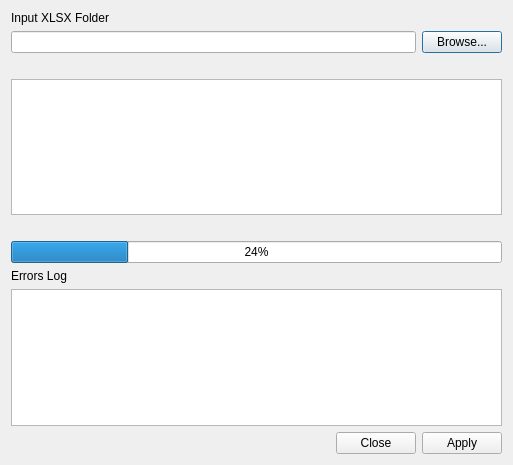
<?xml version="1.0" encoding="UTF-8"?>
<ui version="4.0">
 <class>hcmgis_xls2csv_form</class>
 <widget class="QDialog" name="hcmgis_xls2csv_form">
  <property name="windowModality">
   <enum>Qt::ApplicationModal</enum>
  </property>
  <property name="enabled">
   <bool>true</bool>
  </property>
  <property name="geometry">
   <rect>
    <x>0</x>
    <y>0</y>
    <width>513</width>
    <height>465</height>
   </rect>
  </property>
  <property name="font">
   <font>
    <weight>50</weight>
    <bold>false</bold>
   </font>
  </property>
  <property name="mouseTracking">
   <bool>false</bool>
  </property>
  <property name="windowTitle">
   <string>Batch Convert XLSX to CSV</string>
  </property>
  <layout class="QVBoxLayout" name="verticalLayout">
   <item>
    <widget class="QLabel" name="label_2">
     <property name="text">
      <string>Input XLSX Folder</string>
     </property>
     <property name="alignment">
      <set>Qt::AlignBottom|Qt::AlignLeading|Qt::AlignLeft</set>
     </property>
    </widget>
   </item>
   <item>
    <layout class="QGridLayout" name="gridLayout_3">
     <item row="0" column="1">
      <widget class="QPushButton" name="BtnInputFolder">
       <property name="enabled">
        <bool>true</bool>
       </property>
       <property name="font">
        <font>
         <weight>50</weight>
         <bold>false</bold>
        </font>
       </property>
       <property name="text">
        <string>Browse...</string>
       </property>
      </widget>
     </item>
     <item row="0" column="0">
      <widget class="QLineEdit" name="LinInputFolder">
       <property name="enabled">
        <bool>true</bool>
       </property>
       <property name="mouseTracking">
        <bool>true</bool>
       </property>
       <property name="focusPolicy">
        <enum>Qt::StrongFocus</enum>
       </property>
       <property name="acceptDrops">
        <bool>false</bool>
       </property>
       <property name="text">
        <string/>
       </property>
       <property name="readOnly">
        <bool>false</bool>
       </property>
      </widget>
     </item>
    </layout>
   </item>
   <item>
    <widget class="QLabel" name="LblXLS">
     <property name="font">
      <font>
       <weight>75</weight>
       <bold>true</bold>
      </font>
     </property>
     <property name="text">
      <string/>
     </property>
     <property name="alignment">
      <set>Qt::AlignBottom|Qt::AlignLeading|Qt::AlignLeft</set>
     </property>
    </widget>
   </item>
   <item>
    <widget class="QListWidget" name="lsXLS"/>
   </item>
   <item>
    <widget class="QLabel" name="lblStatus">
     <property name="font">
      <font>
       <weight>75</weight>
       <bold>true</bold>
      </font>
     </property>
     <property name="text">
      <string/>
     </property>
    </widget>
   </item>
   <item>
    <widget class="QProgressBar" name="status">
     <property name="value">
      <number>24</number>
     </property>
    </widget>
   </item>
   <item>
    <widget class="QLabel" name="label">
     <property name="text">
      <string>Errors Log</string>
     </property>
    </widget>
   </item>
   <item>
    <widget class="QTextEdit" name="txtError"/>
   </item>
   <item>
    <widget class="QDialogButtonBox" name="BtnOKCancel">
     <property name="orientation">
      <enum>Qt::Horizontal</enum>
     </property>
     <property name="standardButtons">
      <set>QDialogButtonBox::Apply|QDialogButtonBox::Close</set>
     </property>
     <property name="centerButtons">
      <bool>false</bool>
     </property>
    </widget>
   </item>
  </layout>
 </widget>
 <tabstops>
  <tabstop>BtnOKCancel</tabstop>
 </tabstops>
 <resources/>
 <connections>
  <connection>
   <sender>BtnOKCancel</sender>
   <signal>accepted()</signal>
   <receiver>hcmgis_xls2csv_form</receiver>
   <slot>accept()</slot>
   <hints>
    <hint type="sourcelabel">
     <x>248</x>
     <y>254</y>
    </hint>
    <hint type="destinationlabel">
     <x>157</x>
     <y>274</y>
    </hint>
   </hints>
  </connection>
  <connection>
   <sender>BtnOKCancel</sender>
   <signal>rejected()</signal>
   <receiver>hcmgis_xls2csv_form</receiver>
   <slot>reject()</slot>
   <hints>
    <hint type="sourcelabel">
     <x>316</x>
     <y>260</y>
    </hint>
    <hint type="destinationlabel">
     <x>286</x>
     <y>274</y>
    </hint>
   </hints>
  </connection>
 </connections>
</ui>
